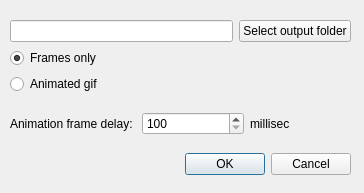
<?xml version="1.0" encoding="UTF-8"?>
<ui version="4.0">
 <class>archDialog</class>
 <widget class="QDialog" name="archDialog">
  <property name="geometry">
   <rect>
    <x>0</x>
    <y>0</y>
    <width>364</width>
    <height>193</height>
   </rect>
  </property>
  <property name="windowTitle">
   <string>Dialog</string>
  </property>
  <widget class="QWidget" name="layoutWidget">
   <property name="geometry">
    <rect>
     <x>10</x>
     <y>20</y>
     <width>341</width>
     <height>155</height>
    </rect>
   </property>
   <layout class="QVBoxLayout" name="verticalLayout">
    <item>
     <layout class="QHBoxLayout" name="horizontalLayout_2">
      <item>
       <widget class="QLineEdit" name="lineEdit"/>
      </item>
      <item>
       <widget class="QPushButton" name="pushButton">
        <property name="text">
         <string>Select output folder</string>
        </property>
       </widget>
      </item>
     </layout>
    </item>
    <item>
     <widget class="QRadioButton" name="radioFramesOnly">
      <property name="text">
       <string>Frames only</string>
      </property>
      <property name="checked">
       <bool>true</bool>
      </property>
     </widget>
    </item>
    <item>
     <widget class="QRadioButton" name="radioAnimatedGif">
      <property name="text">
       <string>Animated gif</string>
      </property>
     </widget>
    </item>
    <item>
     <layout class="QHBoxLayout" name="horizontalLayout">
      <item>
       <widget class="QLabel" name="label_2">
        <property name="text">
         <string>Animation frame delay: </string>
        </property>
       </widget>
      </item>
      <item>
       <widget class="QSpinBox" name="spinBoxDelay">
        <property name="minimum">
         <number>100</number>
        </property>
        <property name="maximum">
         <number>99999</number>
        </property>
        <property name="singleStep">
         <number>100</number>
        </property>
       </widget>
      </item>
      <item>
       <widget class="QLabel" name="label_3">
        <property name="text">
         <string>millisec</string>
        </property>
       </widget>
      </item>
     </layout>
    </item>
    <item>
     <widget class="QDialogButtonBox" name="buttonBox">
      <property name="orientation">
       <enum>Qt::Horizontal</enum>
      </property>
      <property name="standardButtons">
       <set>QDialogButtonBox::Cancel|QDialogButtonBox::Ok</set>
      </property>
     </widget>
    </item>
   </layout>
  </widget>
 </widget>
 <resources/>
 <connections>
  <connection>
   <sender>buttonBox</sender>
   <signal>accepted()</signal>
   <receiver>archDialog</receiver>
   <slot>accept()</slot>
   <hints>
    <hint type="sourcelabel">
     <x>248</x>
     <y>254</y>
    </hint>
    <hint type="destinationlabel">
     <x>157</x>
     <y>274</y>
    </hint>
   </hints>
  </connection>
  <connection>
   <sender>buttonBox</sender>
   <signal>rejected()</signal>
   <receiver>archDialog</receiver>
   <slot>reject()</slot>
   <hints>
    <hint type="sourcelabel">
     <x>316</x>
     <y>260</y>
    </hint>
    <hint type="destinationlabel">
     <x>286</x>
     <y>274</y>
    </hint>
   </hints>
  </connection>
 </connections>
</ui>
